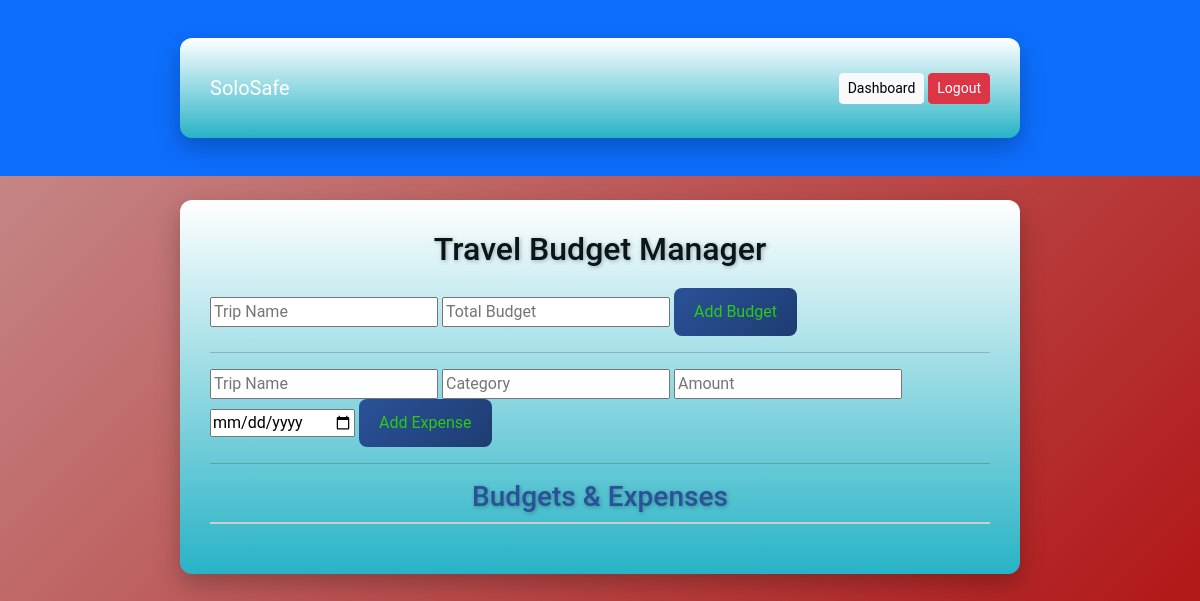
Before: /budget (signed in) with the older database file.
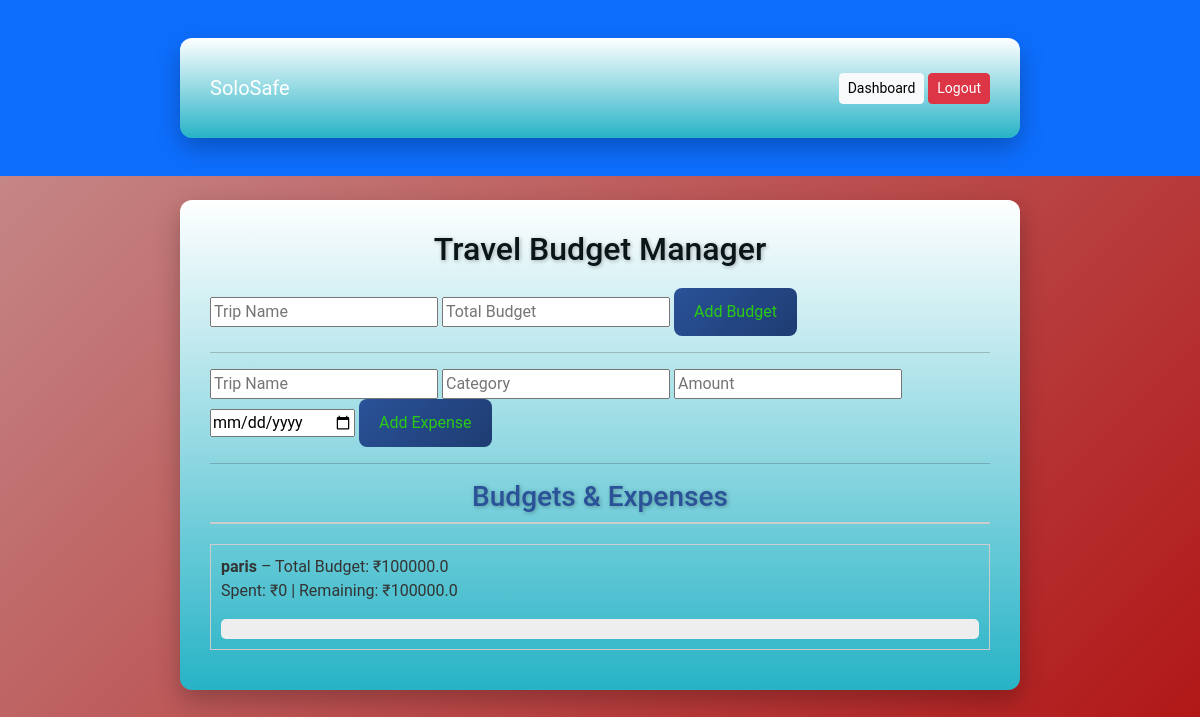
After: the same page with the newer database file.
### tables this page shows
CREATE TABLE budgets(
                    id INTEGER PRIMARY KEY AUTOINCREMENT,
                    user_id INTEGER,
                    trip_name TEXT,
                    total_budget REAL
                );

### app.py (the view)
@app.route("/budget", methods=["GET", "POST"])
def budget():
    if "user_id" not in session:
        return redirect(url_for("login"))
    conn = sqlite3.connect(DATABASE)
    conn.row_factory = sqlite3.Row
    c = conn.cursor()
    c.execute("SELECT * FROM budgets WHERE user_id=?", (session["user_id"],))
    budgets = c.fetchall()
    c.execute("SELECT * FROM expenses WHERE user_id=?", (session["user_id"],))
    expenses = c.fetchall()
    conn.close()
    return render_template("budget.html", budgets=budgets, expenses=expenses)

### templates/budget.html (shortened to what this page needs)
{% extends "base.html" %}
{% block content %}
<h2>Travel Budget Manager</h2>
<link rel="stylesheet" href="{{ url_for('static', filename='css/style.css') }}">
<form method="POST" action="{{ url_for('add_budget') }}">
    <input type="text" name="trip_name" placeholder="Trip Name" required>
    <input type="number" name="total_budget" placeholder="Total Budget" required>
    <button type="submit">Add Budget</button>
</form>
<hr>
<form method="POST" action="{{ url_for('add_expense') }}">
    <input type="text" name="trip_name" placeholder="Trip Name" required>
    <input type="text" name="category" placeholder="Category" required>
    <input type="number" name="amount" placeholder="Amount" required step="0.01">
    <input type="date" name="date" required>
    <button type="submit">Add Expense</button>
</form>
<hr>
<h3>Budgets & Expenses</h3>
{% for b in budgets %}
    <div style="border:1px solid #ccc; padding:10px; margin-bottom:10px;">
        <strong>{{ b['trip_name'] }}</strong> – Total Budget: ₹{{ b['total_budget'] }}
        {% set spent = 0 %}
        {% for e in expenses %}
            {% if e['trip_name'] == b['trip_name'] %}
                {% set spent = spent + e['amount'] %}
            {% endif %}
        {% endfor %}
        <p>Spent: ₹{{ spent }} | Remaining: ₹{{ b['total_budget'] - spent }}</p>
        <div style="background:#eee; width:100%; height:20px; border-radius:5px;">
        </div>
    </div>
{% endfor %}
{% endblock %}

### templates/base.html (shortened to what this page needs)
<!DOCTYPE html>
<html>
<head>
    <link href="https://cdn.jsdelivr.net/npm/bootstrap@5.3.2/dist/css/bootstrap.min.css" rel="stylesheet">
    <link rel="stylesheet" href="{{ url_for('static', filename='css/style.css') }}">
</head>
<body>
<nav class="navbar navbar-expand-lg navbar-dark bg-primary">
    <div class="container">
        <a class="navbar-brand" href="/">SoloSafe</a>
        <div>
            {% if session.get('user_id') %}
                <a class="btn btn-light btn-sm" href="/dashboard">Dashboard</a>
                <a class="btn btn-danger btn-sm" href="/logout">Logout</a>
            {% else %}
                <a class="btn btn-light btn-sm" href="/login">Login</a>
            {% endif %}
        </div>
    </div>
</nav>
<div class="container mt-4">
    {% block content %}{% endblock %}
</div>
</body>
</html>

### static/css/style.css (style rules this page uses)
body { font-family: 'Roboto', Arial, sans-serif; background: linear-gradient(135deg, #c79191,#b11717); margin: 0; padding: 0; color: #333; }
h1, h2 { font-family: 'Roboto', sans-serif; text-align: center; color: #0a1518; text-shadow: 1px 1px 4px rgba(0,0,0,0.3); margin-bottom: 20px; }
h3, h4 { font-family: 'Roboto', sans-serif; text-align: center; color: #791c77; text-shadow: 1px 1px 4px rgba(0,0,0,0.3); margin-bottom: 20px; }
h3 { color: #2a5298; border-bottom: 2px solid #ccc; padding-bottom: 8px; }
.container { width: 70%; margin: 30px auto; background: linear-gradient(to bottom, #ffffff, #27b3c6); padding: 30px; border-radius: 12px; box-shadow: 0 10px 25px rgba(0,0,0,0.25); }
button { background: linear-gradient(135deg, #2a5298, #1e3c72); color: rgb(43, 202, 22); border: none; padding: 12px 20px; font-size: 16px; border-radius: 8px; cursor: pointer; transition: 0.3s all; }

Changed rows visible on the page:
added budgets: trip_name "paris", total_budget "100000.0", spent "0", b['total_budget']-spent "100000.0"
